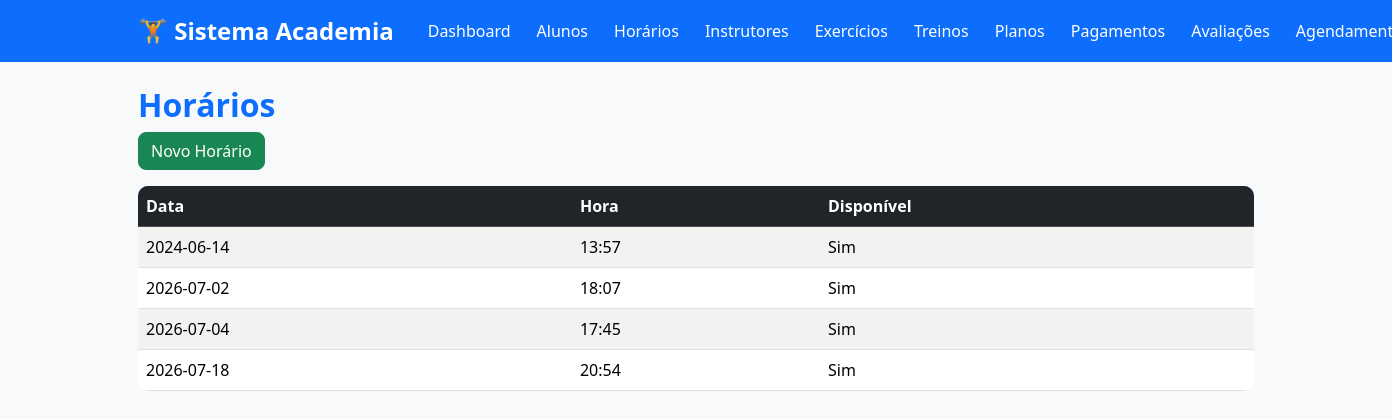
Screenshot of /horarios (signed in) with the database file from the repository.
### tables this page shows
CREATE TABLE horarios (
        id INTEGER PRIMARY KEY AUTOINCREMENT,
        data TEXT NOT NULL,
        hora TEXT NOT NULL,
        disponivel INTEGER NOT NULL
    );

### app.py (the view)
@app.route("/horarios")
@login_required
def listar_horarios():
    horarios = database.listar_horarios()
    return render_template(
        "horarios/listar.html",
        horarios=horarios
    )

### app.py (called while the page is built)
def login_required(func):
    @wraps(func)
    def wrapper(*args, **kwargs):
        if "usuario" not in session:
            flash(
                "Faça login para acessar o sistema.",
                "warning"
            )
            return redirect(url_for("login"))
        return func(*args, **kwargs)
    return wrapper

### database.py (called while the page is built)
def conectar():
    conexao = sqlite3.connect(DB_PATH)
    conexao.row_factory = sqlite3.Row
    conexao.execute("PRAGMA foreign_keys = ON")
    return conexao

def executar(sql, parametros=(), fetch=False, fetchone=False):
    conexao = conectar()
    try:
        cursor = conexao.cursor()
        cursor.execute(sql, parametros)
        conexao.commit()
        if fetchone:
            return cursor.fetchone()
        if fetch:
            return cursor.fetchall()
        return True
    except sqlite3.Error as erro:
        print(f"Erro no banco de dados: {erro}")
        return None
    finally:
        conexao.close()

def listar_horarios():
    return executar(
        """

        SELECT *

        FROM horarios

        ORDER BY data, hora

        """,
        fetch=True
    )

### templates/horarios/listar.html
{% extends "base.html" %}
{% block conteudo %}
<h2>Horários</h2>
<a href="{{ url_for('novo_horario') }}" class="btn btn-success mb-3">
Novo Horário
</a>
<table class="table table-striped">
<thead class="table-dark">
<tr>
<th>Data</th>
<th>Hora</th>
<th>Disponível</th>
</tr>
</thead>
<tbody>
{% for horario in horarios %}
<tr>
<td>{{ horario.data }}</td>
<td>{{ horario.hora }}</td>
<td>
{% if horario.disponivel %}
Sim
{% else %}
Não
{% endif %}
</td>
</tr>
{% endfor %}
</tbody>
</table>
{% endblock %}

### templates/static/css/style.css (style rules this page uses)
body { background:#f4f6f9; font-family:Segoe UI,Tahoma,Geneva,Verdana,sans-serif; }
h1,h2,h3 { color:#0d6efd; font-weight:bold; }
.btn { border-radius:8px; }
.btn-success { background:#198754; }
.table { background:white; border-radius:10px; overflow:hidden; }
.table thead { background:#0d6efd; color:white; }

### rows the page displays
horarios: data "2024-06-14", hora "13:57", disponivel "Sim"
horarios: data "2026-07-02", hora "18:07", disponivel "Sim"
horarios: data "2026-07-04", hora "17:45", disponivel "Sim"
horarios: data "2026-07-18", hora "20:54", disponivel "Sim"
